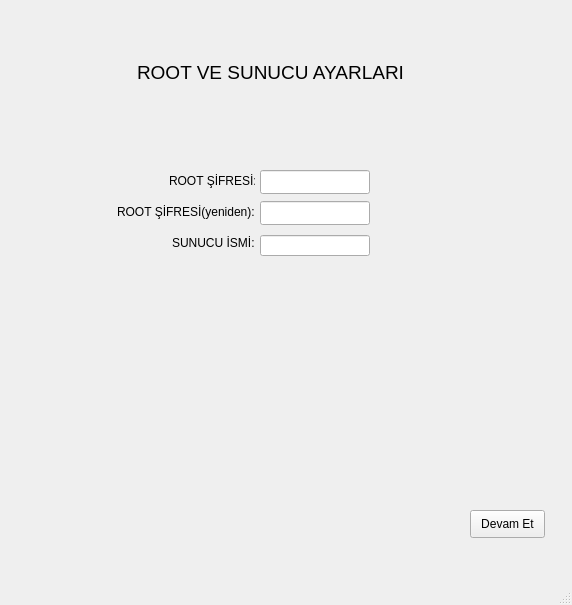
<ui version="4.0" >
 <class>MainWindow</class>
 <widget class="QMainWindow" name="MainWindow" >
  <property name="geometry" >
   <rect>
    <x>0</x>
    <y>0</y>
    <width>572</width>
    <height>605</height>
   </rect>
  </property>
  <property name="windowTitle" >
   <string>MainWindow</string>
  </property>
  <widget class="QWidget" name="centralwidget" >
   <property name="geometry" >
    <rect>
     <x>0</x>
     <y>0</y>
     <width>572</width>
     <height>582</height>
    </rect>
   </property>
   <widget class="QLabel" name="label" >
    <property name="geometry" >
     <rect>
      <x>137</x>
      <y>61</y>
      <width>281</width>
      <height>21</height>
     </rect>
    </property>
    <property name="text" >
     <string>&lt;!DOCTYPE HTML PUBLIC "-//W3C//DTD HTML 4.0//EN" "http://www.w3.org/TR/REC-html40/strict.dtd">
&lt;html>&lt;head>&lt;meta name="qrichtext" content="1" />&lt;style type="text/css">
p, li { white-space: pre-wrap; }
&lt;/style>&lt;/head>&lt;body style=" font-family:'Sans Serif'; font-size:9pt; font-weight:400; font-style:normal;">
&lt;p style=" margin-top:0px; margin-bottom:0px; margin-left:0px; margin-right:0px; -qt-block-indent:0; text-indent:0px;">&lt;span style=" font-size:14pt;">ROOT VE SUNUCU AYARLARI&lt;/span>&lt;/p>&lt;/body>&lt;/html></string>
    </property>
   </widget>
   <widget class="QLineEdit" name="sunucuismi_line" >
    <property name="geometry" >
     <rect>
      <x>260</x>
      <y>235</y>
      <width>110</width>
      <height>21</height>
     </rect>
    </property>
   </widget>
   <widget class="QLabel" name="sunucuismi_label" >
    <property name="geometry" >
     <rect>
      <x>172</x>
      <y>232</y>
      <width>83</width>
      <height>22</height>
     </rect>
    </property>
    <property name="text" >
     <string>SUNUCU İSMİ:</string>
    </property>
   </widget>
   <widget class="QLineEdit" name="rootsifre2_line" >
    <property name="geometry" >
     <rect>
      <x>260</x>
      <y>201</y>
      <width>110</width>
      <height>24</height>
     </rect>
    </property>
   </widget>
   <widget class="QLineEdit" name="rootsifre_line" >
    <property name="geometry" >
     <rect>
      <x>260</x>
      <y>170</y>
      <width>110</width>
      <height>24</height>
     </rect>
    </property>
   </widget>
   <widget class="QLabel" name="rootsifre2_label" >
    <property name="geometry" >
     <rect>
      <x>117</x>
      <y>201</y>
      <width>138</width>
      <height>22</height>
     </rect>
    </property>
    <property name="text" >
     <string>ROOT ŞİFRESİ(yeniden):</string>
    </property>
   </widget>
   <widget class="QLabel" name="rootsifre_label" >
    <property name="geometry" >
     <rect>
      <x>169</x>
      <y>170</y>
      <width>86</width>
      <height>22</height>
     </rect>
    </property>
    <property name="text" >
     <string>ROOT ŞİFRESİ:</string>
    </property>
   </widget>
   <widget class="QPushButton" name="devamet_buton" >
    <property name="geometry" >
     <rect>
      <x>470</x>
      <y>510</y>
      <width>75</width>
      <height>28</height>
     </rect>
    </property>
    <property name="text" >
     <string>Devam Et</string>
    </property>
   </widget>
  </widget>
  <widget class="QStatusBar" name="statusbar" >
   <property name="geometry" >
    <rect>
     <x>0</x>
     <y>582</y>
     <width>572</width>
     <height>23</height>
    </rect>
   </property>
  </widget>
 </widget>
 <resources/>
 <connections/>
</ui>
